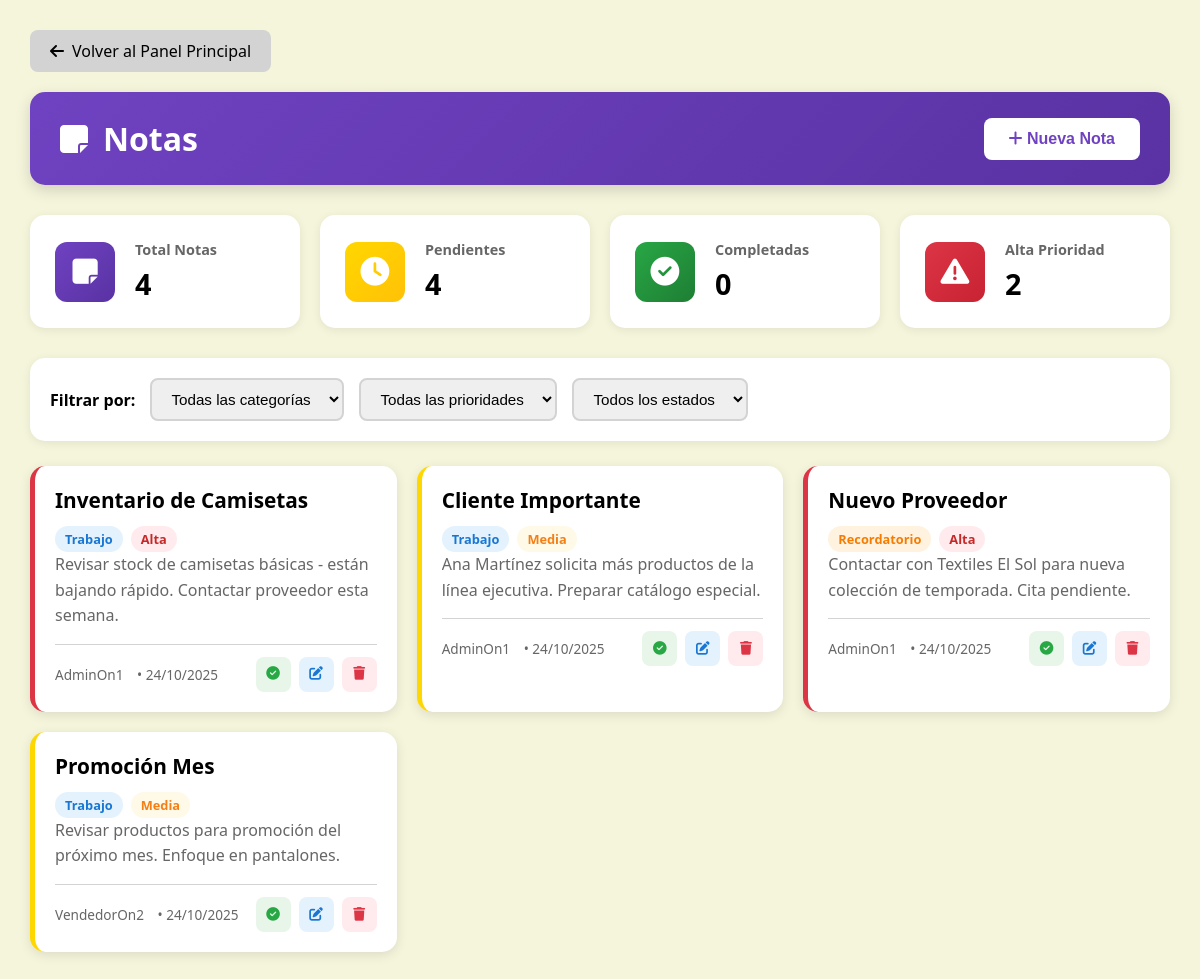
Screenshot of /modules/notas.php (signed in) with the database file from the repository.
### tables this page shows
CREATE TABLE `notas` (
  `id` int(11) NOT NULL,
  `usuario_id` int(11) NOT NULL,
  `titulo` varchar(200) DEFAULT NULL,
  `contenido` text DEFAULT NULL,
  `categoria` enum('Trabajo','Personal','Recordatorio','Idea') DEFAULT 'Trabajo',
  `prioridad` enum('Alta','Media','Baja') DEFAULT 'Media',
  `completada` tinyint(1) DEFAULT 0,
  `fecha_creacion` timestamp NOT NULL DEFAULT current_timestamp(),
  `fecha_modificacion` timestamp NOT NULL DEFAULT current_timestamp() ON UPDATE current_timestamp()
);

CREATE TABLE `usuarios` (
  `id` int(11) NOT NULL,
  `nombre` varchar(100) NOT NULL,
  `usuario` varchar(50) NOT NULL,
  `email` varchar(100) DEFAULT NULL,
  `clave` varchar(255) NOT NULL,
  `rol` enum('Administrador','Vendedor') NOT NULL DEFAULT 'Vendedor',
  `empresa` varchar(100) DEFAULT 'InModa',
  `estado` enum('Activo','Inactivo') NOT NULL DEFAULT 'Activo',
  `fecha_registro` timestamp NOT NULL DEFAULT current_timestamp()
);

### modules/notas.php (the view, shortened to what this page needs)
<?php
require_once "../config/conexion.php";
$rol = $_SESSION['rol'] ?? 'Vendedor';
$es_admin = ($rol === 'Administrador');
$query = "SELECT n.*, u.usuario as autor FROM notas n LEFT JOIN usuarios u ON n.usuario_id = u.id ORDER BY n.fecha_creacion DESC";
$result_notas = $mysqli->query($query);
$notas = [];
while ($row = $result_notas->fetch_assoc()) {
    $notas[] = $row;
}
$total_notas = count($notas);
$notas_pendientes = count(array_filter($notas, fn($n) => !$n['completada']));
$notas_completadas = count(array_filter($notas, fn($n) => $n['completada']));
$notas_alta_prioridad = count(array_filter($notas, fn($n) => $n['prioridad'] == 'Alta' && !$n['completada']));
?>
<!DOCTYPE html>
<html lang="es">
<head>
    <link rel="stylesheet" href="https://cdnjs.cloudflare.com/ajax/libs/font-awesome/6.5.0/css/all.min.css">
</head>
<body>
<div class="notas-container">
    <a href="../index.php" class="btn-back">
        <i class="fas fa-arrow-left"></i> Volver al Panel Principal
    </a>
    <div class="page-header">
        <h1>
            <i class="fas fa-sticky-note"></i>
            Notas
        </h1>
        <?php if ($es_admin): ?>
        <button class="btn-nueva-nota" onclick="abrirModalNuevo()">
            <i class="fas fa-plus"></i> Nueva Nota
        </button>
        <?php else: ?>
        <button class="btn-nueva-nota" disabled title="Solo administradores pueden crear notas">
            <i class="fas fa-lock"></i> Solo Lectura
        </button>
        <?php endif; ?>
    </div>
    <div class="stats-grid">
        <div class="stat-card">
            <div class="stat-icon purple">
                <i class="fas fa-sticky-note"></i>
            </div>
            <div class="stat-info">
                <h3>Total Notas</h3>
                <p><?= $total_notas ?></p>
            </div>
        </div>
        <div class="stat-card">
            <div class="stat-icon yellow">
                <i class="fas fa-clock"></i>
            </div>
            <div class="stat-info">
                <h3>Pendientes</h3>
                <p><?= $notas_pendientes ?></p>
            </div>
        </div>
        <div class="stat-card">
            <div class="stat-icon green">
                <i class="fas fa-check-circle"></i>
            </div>
            <div class="stat-info">
                <h3>Completadas</h3>
                <p><?= $notas_completadas ?></p>
            </div>
        </div>
        <div class="stat-card">
            <div class="stat-icon red">
                <i class="fas fa-exclamation-triangle"></i>
            </div>
            <div class="stat-info">
                <h3>Alta Prioridad</h3>
                <p><?= $notas_alta_prioridad ?></p>
            </div>
        </div>
    </div>
    <div class="filtros-section">
        <label>Filtrar por:</label>
        <select id="filtroCategoria" onchange="filtrarNotas()">
            <option value="">Todas las categorías</option>
        </select>
        <select id="filtroPrioridad" onchange="filtrarNotas()">
            <option value="">Todas las prioridades</option>
        </select>
        <select id="filtroEstado" onchange="filtrarNotas()">
            <option value="">Todos los estados</option>
        </select>
    </div>
    <?php if (count($notas) > 0): ?>
    <div class="notas-grid">
        <?php foreach ($notas as $nota): ?>
        <div class="nota-card <?= $nota['completada'] ? 'completada' : '' ?> prioridad-<?= strtolower($nota['prioridad']) ?>"
             data-categoria="<?= $nota['categoria'] ?>"
             data-prioridad="<?= $nota['prioridad'] ?>"
             data-estado="<?= $nota['completada'] ? 'completada' : 'pendiente' ?>">
            <div class="nota-header">
                <h3 class="nota-titulo">
                    <?= htmlspecialchars($nota['titulo']) ?>
                </h3>
            </div>
            <div class="nota-badges">
                <span class="badge <?= strtolower($nota['categoria']) ?>">
                    <?= $nota['categoria'] ?>
                </span>
                <span class="badge <?= strtolower($nota['prioridad']) ?>">
                    <?= $nota['prioridad'] ?>
                </span>
            </div>
            <div class="nota-contenido">
                <?= nl2br(htmlspecialchars($nota['contenido'])) ?>
            </div>
            <div class="nota-footer">
                <div>
                    <span><?= htmlspecialchars($nota['autor'] ?? 'Sistema') ?></span>
                    <span style="margin-left: 10px;">• <?= date('d/m/Y', strtotime($nota['fecha_creacion'])) ?></span>
                </div>
                <div class="nota-actions">
                    <button class="btn-icon complete"
                            onclick="<?= $es_admin ? "completarNota({$nota['id']})" : "alert('⚠️ Solo administradores pueden marcar notas')" ?>"
                            title="<?= $nota['completada'] ? 'Marcar como pendiente' : 'Marcar como completada' ?>"
                            <?= !$es_admin ? 'disabled' : '' ?>>
                        <i class="fas fa-check-circle"></i>
                    </button>
                    <button class="btn-icon edit"
                            onclick="<?= $es_admin ? "editarNota(" . json_encode($nota) . ")" : "alert('⚠️ Solo administradores pueden editar notas')" ?>"
                            title="Editar nota"
                            <?= !$es_admin ? 'disabled' : '' ?>>
                        <i class="fas fa-edit"></i>
                    </button>
                    <button class="btn-icon delete"
                            onclick="<?= $es_admin ? "eliminarNota({$nota['id']}, '" . htmlspecialchars($nota['titulo']) . "')" : "alert('⚠️ Solo administradores pueden eliminar notas')" ?>"
                            title="Eliminar nota"
                            <?= !$es_admin ? 'disabled' : '' ?>>
                        <i class="fas fa-trash"></i>
                    </button>
                </div>
            </div>
        </div>
        <?php endforeach; ?>
    </div>
    <?php endif; ?>
</div>
</body>
</html>

### rows the page displays
notas: completada "0", titulo "Inventario de Camisetas", categoria "Trabajo", prioridad "Alta", contenido "Revisar stock de camisetas básicas - están bajando rápido. Contactar proveedor esta semana.", usuario.usuario "AdminOn1", fecha_creacion "24/10/2025"
notas: titulo "Cliente Importante", categoria "Trabajo", prioridad "Media", contenido "Ana Martínez solicita más productos de la línea ejecutiva. Preparar catálogo especial.", usuario.usuario "AdminOn1", fecha_creacion "24/10/2025"
notas: titulo "Nuevo Proveedor", categoria "Recordatorio", prioridad "Alta", contenido "Contactar con Textiles El Sol para nueva colección de temporada. Cita pendiente.", usuario.usuario "AdminOn1", fecha_creacion "24/10/2025"
notas: titulo "Promoción Mes", categoria "Trabajo", prioridad "Media", contenido "Revisar productos para promoción del próximo mes. Enfoque en pantalones.", usuario.usuario "VendedorOn2", fecha_creacion "24/10/2025"

### other values shown
$total_notas "4"
$notas_pendientes "4"
$notas_alta_prioridad "2"
